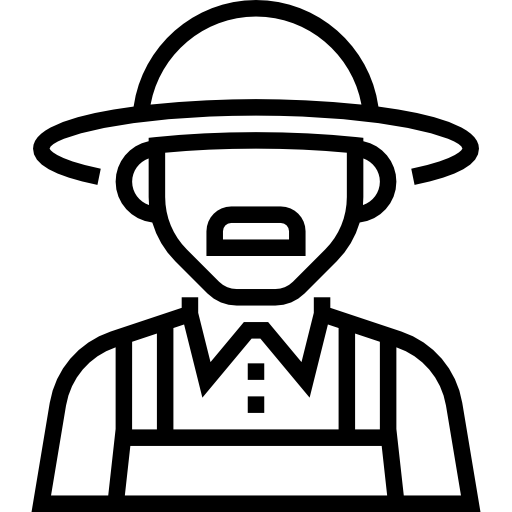
#> input picture wasm_apps/console_apps/pixel_farmer/farmer.png, 512 x 512 px
$ python embed_icon.py ../wasm_apps/console_apps/pixel_farmer/farmer.png ../wasm_apps/console_apps/pixel_farmer/farmer.png out.png
#> lines starting #> are read from the running program, lines starting #| are printed output that depends on the picture
#!/usr/bin/env python3
"""
embed_icon.py — Resize an icon image and inject it into an app manifest.

The icon is resized to 32×32 RGBA, the raw pixel bytes are base64-encoded,
and the result is stored as an "icon" field in the manifest JSON.
AkiraOS reads this field at install time to display the app icon in the launcher.

Usage:
    python3 embed_icon.py <icon.png> <manifest.json> [output_manifest.json]

If output_manifest.json is omitted the input file is updated in-place.

Dependencies:
    pip install Pillow
"""

import base64
import json
import sys
from pathlib import Path


def embed_icon(icon_path: str, manifest_path: str, output_path: str) -> None:
#> called with output_path = 'out.png'
    try:
        from PIL import Image
    except ImportError:
        print(
            "Error: Pillow is required.  Install with: pip install Pillow",
            file=sys.stderr,
        )
        sys.exit(1)

    icon_path_obj = Path(icon_path)
    if not icon_path_obj.exists():
        print(f"Error: icon file not found: {icon_path}", file=sys.stderr)
        sys.exit(1)

    manifest_path_obj = Path(manifest_path)
    if not manifest_path_obj.exists():
        print(f"Error: manifest not found: {manifest_path}", file=sys.stderr)
        sys.exit(1)

    # Load and resize icon to 32×32 RGBA
    with Image.open(icon_path_obj) as img:
#> img is the input picture: PIL image 512x512 RGBA; mean R, G, B, A 187.5, 187.5, 187.5, 63.7
        img = img.convert("RGBA")
        img = img.resize((32, 32), Image.LANCZOS)
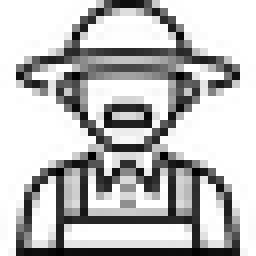
#> img: PIL image 32x32 RGBA (shown 8 times larger); mean R, G, B, A 0, 0, 0, 66.5; transparent parts drawn white
        raw_bytes = img.tobytes()  # RGBA, row-major, 32×32×4 = 4096 bytes

    icon_b64 = base64.b64encode(raw_bytes).decode("ascii")

    with open(manifest_path_obj, "r", encoding="utf-8") as fh:
#> (the run stopped early here; a loop or call above may not have finished)
